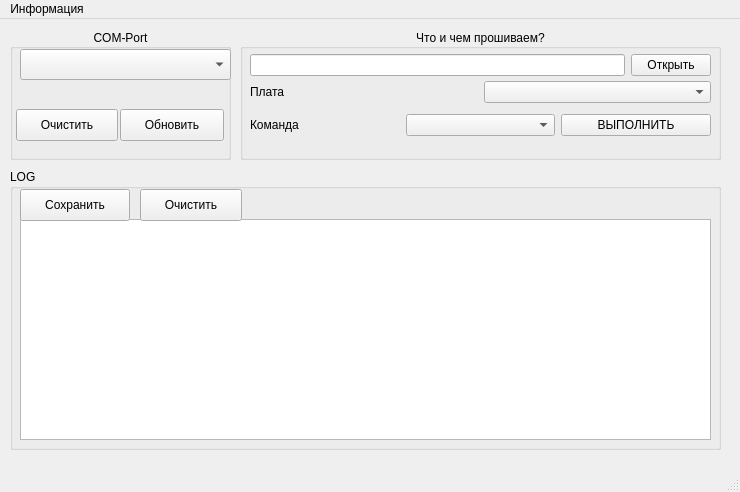
<?xml version="1.0" encoding="UTF-8"?>
<ui version="4.0">
 <class>MainWindow</class>
 <widget class="QMainWindow" name="MainWindow">
  <property name="geometry">
   <rect>
    <x>0</x>
    <y>0</y>
    <width>740</width>
    <height>492</height>
   </rect>
  </property>
  <property name="windowTitle">
   <string>Firmware</string>
  </property>
  <property name="windowIcon">
   <iconset>
    <normaloff>downloads_icon.ico</normaloff>downloads_icon.ico</iconset>
  </property>
  <widget class="QWidget" name="centralwidget">
   <widget class="QGroupBox" name="groupBox">
    <property name="geometry">
     <rect>
      <x>10</x>
      <y>10</y>
      <width>221</width>
      <height>131</height>
     </rect>
    </property>
    <property name="layoutDirection">
     <enum>Qt::LeftToRight</enum>
    </property>
    <property name="title">
     <string>COM-Port</string>
    </property>
    <property name="alignment">
     <set>Qt::AlignCenter</set>
    </property>
    <widget class="QPushButton" name="pushButton">
     <property name="geometry">
      <rect>
       <x>6</x>
       <y>80</y>
       <width>102</width>
       <height>32</height>
      </rect>
     </property>
     <property name="text">
      <string>Очистить</string>
     </property>
    </widget>
    <widget class="QComboBox" name="comboBox">
     <property name="geometry">
      <rect>
       <x>10</x>
       <y>20</y>
       <width>211</width>
       <height>31</height>
      </rect>
     </property>
    </widget>
    <widget class="QPushButton" name="pushButton_2">
     <property name="geometry">
      <rect>
       <x>110</x>
       <y>80</y>
       <width>104</width>
       <height>32</height>
      </rect>
     </property>
     <property name="text">
      <string>Обновить</string>
     </property>
    </widget>
   </widget>
   <widget class="QGroupBox" name="groupBox_2">
    <property name="geometry">
     <rect>
      <x>10</x>
      <y>150</y>
      <width>711</width>
      <height>281</height>
     </rect>
    </property>
    <property name="title">
     <string>LOG</string>
    </property>
    <widget class="QTextEdit" name="textEdit">
     <property name="geometry">
      <rect>
       <x>10</x>
       <y>50</y>
       <width>691</width>
       <height>221</height>
      </rect>
     </property>
    </widget>
    <widget class="QPushButton" name="pushButton_4">
     <property name="geometry">
      <rect>
       <x>10</x>
       <y>20</y>
       <width>110</width>
       <height>32</height>
      </rect>
     </property>
     <property name="text">
      <string>Сохранить</string>
     </property>
    </widget>
    <widget class="QPushButton" name="pushButton_5">
     <property name="geometry">
      <rect>
       <x>130</x>
       <y>20</y>
       <width>102</width>
       <height>32</height>
      </rect>
     </property>
     <property name="text">
      <string>Очистить</string>
     </property>
    </widget>
   </widget>
   <widget class="QGroupBox" name="groupBox_3">
    <property name="geometry">
     <rect>
      <x>240</x>
      <y>10</y>
      <width>481</width>
      <height>131</height>
     </rect>
    </property>
    <property name="title">
     <string>Что и чем прошиваем?</string>
    </property>
    <property name="alignment">
     <set>Qt::AlignCenter</set>
    </property>
    <widget class="QWidget" name="layoutWidget">
     <property name="geometry">
      <rect>
       <x>10</x>
       <y>20</y>
       <width>461</width>
       <height>33</height>
      </rect>
     </property>
     <layout class="QHBoxLayout" name="horizontalLayout">
      <item>
       <widget class="QLineEdit" name="lineEdit"/>
      </item>
      <item>
       <widget class="QPushButton" name="pushButton_3">
        <property name="text">
         <string>Открыть</string>
        </property>
        <property name="icon">
         <iconset>
          <normaloff>new_file.ico</normaloff>new_file.ico</iconset>
        </property>
       </widget>
      </item>
     </layout>
    </widget>
    <widget class="QWidget" name="layoutWidget">
     <property name="geometry">
      <rect>
       <x>10</x>
       <y>80</y>
       <width>461</width>
       <height>32</height>
      </rect>
     </property>
     <layout class="QHBoxLayout" name="horizontalLayout_2">
      <item>
       <widget class="QLabel" name="label_2">
        <property name="text">
         <string>Команда</string>
        </property>
       </widget>
      </item>
      <item>
       <widget class="QComboBox" name="comboBox_3"/>
      </item>
      <item>
       <widget class="QPushButton" name="pushButton_6">
        <property name="text">
         <string>ВЫПОЛНИТЬ</string>
        </property>
        <property name="icon">
         <iconset>
          <normaloff>run.ico</normaloff>run.ico</iconset>
        </property>
       </widget>
      </item>
     </layout>
    </widget>
    <widget class="QWidget" name="layoutWidget">
     <property name="geometry">
      <rect>
       <x>10</x>
       <y>50</y>
       <width>461</width>
       <height>26</height>
      </rect>
     </property>
     <layout class="QHBoxLayout" name="horizontalLayout_3">
      <item>
       <widget class="QLabel" name="label">
        <property name="maximumSize">
         <size>
          <width>16777215</width>
          <height>16777215</height>
         </size>
        </property>
        <property name="text">
         <string>Плата</string>
        </property>
       </widget>
      </item>
      <item>
       <widget class="QComboBox" name="comboBox_2"/>
      </item>
     </layout>
    </widget>
   </widget>
  </widget>
  <widget class="QMenuBar" name="menubar">
   <property name="geometry">
    <rect>
     <x>0</x>
     <y>0</y>
     <width>740</width>
     <height>33</height>
    </rect>
   </property>
   <widget class="QMenu" name="menu">
    <property name="title">
     <string>Информация</string>
    </property>
   </widget>
   <addaction name="menu"/>
  </widget>
  <widget class="QStatusBar" name="statusbar"/>
 </widget>
 <resources/>
 <connections>
  <connection>
   <sender>pushButton_5</sender>
   <signal>clicked()</signal>
   <receiver>textEdit</receiver>
   <slot>clear()</slot>
   <hints>
    <hint type="sourcelabel">
     <x>134</x>
     <y>195</y>
    </hint>
    <hint type="destinationlabel">
     <x>135</x>
     <y>238</y>
    </hint>
   </hints>
  </connection>
 </connections>
</ui>
